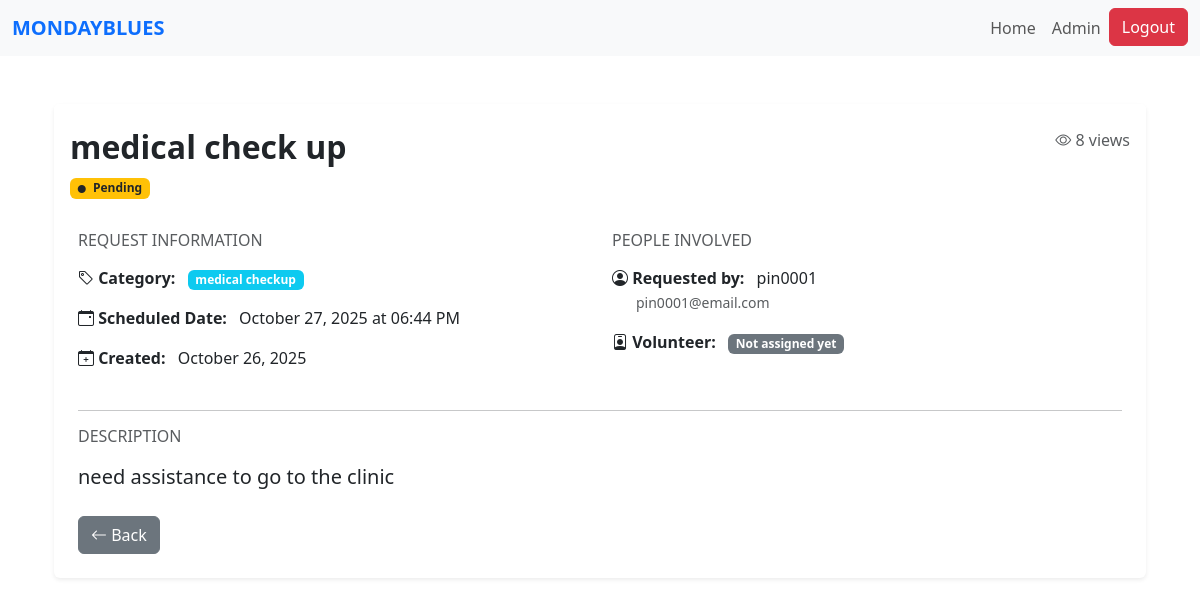
Page /request/2 (signed in) on the earlier database version.
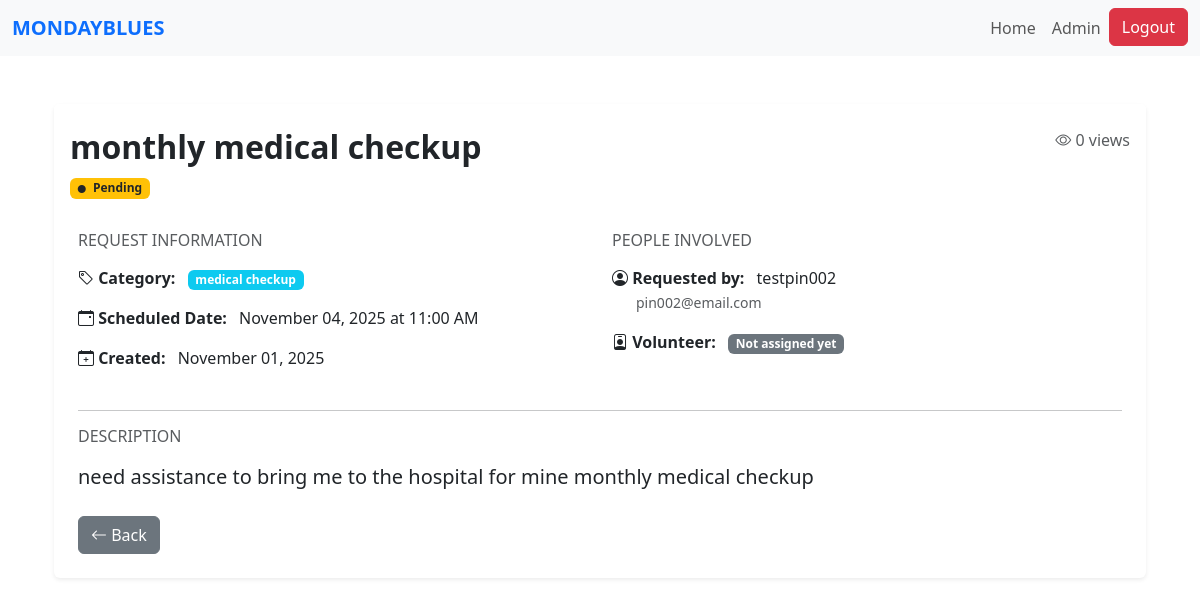
Same page on the later database version.
### website/models.py (models this page shows)
class Request(db.Model):
    id = db.Column(db.Integer, primary_key=True)
    title = db.Column(db.String(150), nullable=False)
    description = db.Column(db.Text, nullable=False)
    category_id = db.Column(db.Integer, db.ForeignKey('category.id'), nullable=False)
    category = db.relationship('Category', backref='requests')
    status = db.Column(db.String(20), default='Pending')  # Pending, Accepted, Completed
    scheduled_datetime = db.Column(db.DateTime, nullable=False)
    view_count = db.Column(db.Integer, default=0)
    date_created = db.Column(db.DateTime, default=datetime.utcnow)
    user_id = db.Column(db.Integer, db.ForeignKey('user.id'), nullable=False)
    volunteer_id = db.Column(db.Integer, db.ForeignKey('volunteer.id'), nullable=True)
    user = db.relationship('User', backref=db.backref('requests', lazy=True, cascade='all, delete-orphan'), lazy=True)
    volunteer = db.relationship('Volunteer', backref=db.backref('assigned_requests', lazy=True), lazy=True)

class User(db.Model, UserMixin):
    id = db.Column(db.Integer, primary_key=True)
    name = db.Column(db.String(150))
    email = db.Column(db.String(150), unique=True)
    password = db.Column(db.String(150))
    date_created = db.Column(db.DateTime(timezone=True), default=func.now())
    role = db.Column(db.String(50), default='PIN')
    status = db.Column(db.String(20), default='Pending')  # Pending, Approved, Suspended
    """    total_rating = db.Column(db.Float, default=0)
    num_ratings = db.Column(db.Integer, default=0)

    def update_rating(self, new_rating: float):
        #Update overall CSR rating with a new rating value.
        if self.num_ratings == 0:
            self.total_rating = new_rating
        else:
            self.total_rating = ((self.total_rating * self.num_ratings) + new_rating) / (self.num_ratings + 1)
        self.num_ratings += 1"""

### website/views.py (the view)
@views.route('/request/<int:id>')
@login_required
def view_request(id):
    req = Request.query.get_or_404(id)
    if req.user_id != current_user.id:
        req.view_count += 1
        db.session.commit()
    owner = User.query.get(req.user_id)
    return render_template('view_req.html', req=req, owner=owner)

### website/templates/view_req.html (shortened to what this page needs)
{% extends "base.html" %}
{% block content %}
<div class="container my-5">
    <div class="card shadow-sm border-0">
        <div class="card-header bg-white border-0 pt-4">
            <div class="d-flex justify-content-between align-items-start">
                <div>
                    <h2 class="fw-bold mb-2">{{ req.title }}</h2>
                    <span class="badge
                        {% if req.status == 'Pending' %} bg-warning text-dark
                        {% elif req.status == 'Assigned' %} bg-primary
                        {% elif req.status == 'Accepted' %} bg-info
                        {% elif req.status == 'Completed' %} bg-success
                        {% else %} bg-secondary {% endif %}">
                        <i class="bi bi-circle-fill me-1" style="font-size: 0.5rem;"></i>
                        {{ req.status }}
                    </span>
                </div>
                <div class="text-end">
                    <p class="text-muted mb-0">
                        <i class="bi bi-eye"></i> {{ req.view_count }} views
                    </p>
                </div>
            </div>
        </div>
        <div class="card-body p-4">
            <div class="row mb-4">
                <div class="col-md-6">
                    <h6 class="text-muted text-uppercase mb-3">Request Information</h6>
                    <div class="mb-3">
                        <strong><i class="bi bi-tag"></i> Category:</strong>
                        <span class="badge bg-info ms-2">{{ req.category.name if req.category else req.category }}</span>
                    </div>
                    <div class="mb-3">
                        <strong><i class="bi bi-calendar-event"></i> Scheduled Date:</strong>
                        <span class="ms-2">{{ req.scheduled_datetime.strftime('%B %d, %Y at %I:%M %p') }}</span>
                    </div>
                    <div class="mb-3">
                        <strong><i class="bi bi-calendar-plus"></i> Created:</strong>
                        <span class="ms-2">{{ req.date_created.strftime('%B %d, %Y') }}</span>
                    </div>
                </div>
                <div class="col-md-6">
                    <h6 class="text-muted text-uppercase mb-3">People Involved</h6>
                    <div class="mb-3">
                        <strong><i class="bi bi-person-circle"></i> Requested by:</strong>
                        <span class="ms-2">{{ owner.name }}</span>
                        <br>
                        <small class="text-muted ms-4">{{ owner.email }}</small>
                    </div>
                    {% if req.volunteer %}
                    <div class="mb-3">
                        <strong><i class="bi bi-person-badge"></i> Assigned to:</strong>
                        <span class="ms-2">{{ req.volunteer.user.name }}</span>
                        <br>
                        <small class="text-muted ms-4">
                            {% if req.volunteer.category %}
                                Category: {{ req.volunteer.category.name }}
                            {% endif %}
                        </small>
                    </div>
                    {% else %}
                    <div class="mb-3">
                        <strong><i class="bi bi-person-badge"></i> Volunteer:</strong>
                        <span class="badge bg-secondary ms-2">Not assigned yet</span>
                    </div>
                    {% endif %}
                </div>
            </div>
            <hr>
            <div class="mb-4">
                <h6 class="text-muted text-uppercase mb-3">Description</h6>
                <p class="lead">{{ req.description }}</p>
            </div>
            <div class="d-flex justify-content-between mt-4">
                <a href="javascript:history.back()" class="btn btn-secondary">
                    <i class="bi bi-arrow-left"></i> Back
                </a>
                </div>
            </div>
        </div>
    </div>
</div>
<link rel="stylesheet" href="https://cdn.jsdelivr.net/npm/bootstrap-icons@1.10.0/font/bootstrap-icons.css">
{% endblock %}

Differences in the rows shown:
removed User: name "pin0001", email "pin0001@email.com"
changed Request "Pending": title "medical check up" → "monthly medical checkup"; view_count "8" → "0"; scheduled_datetime "October 27, 2025 at 06:44 PM" → "November 04, 2025 at 11:00 AM"; date_created "October 26, 2025" → "November 01, 2025"; description "need assistance to go to the clinic" → "need assistance to bring me to the hospital for mine monthly medical checkup"
added User: name "testpin002", email "pin002@email.com"
